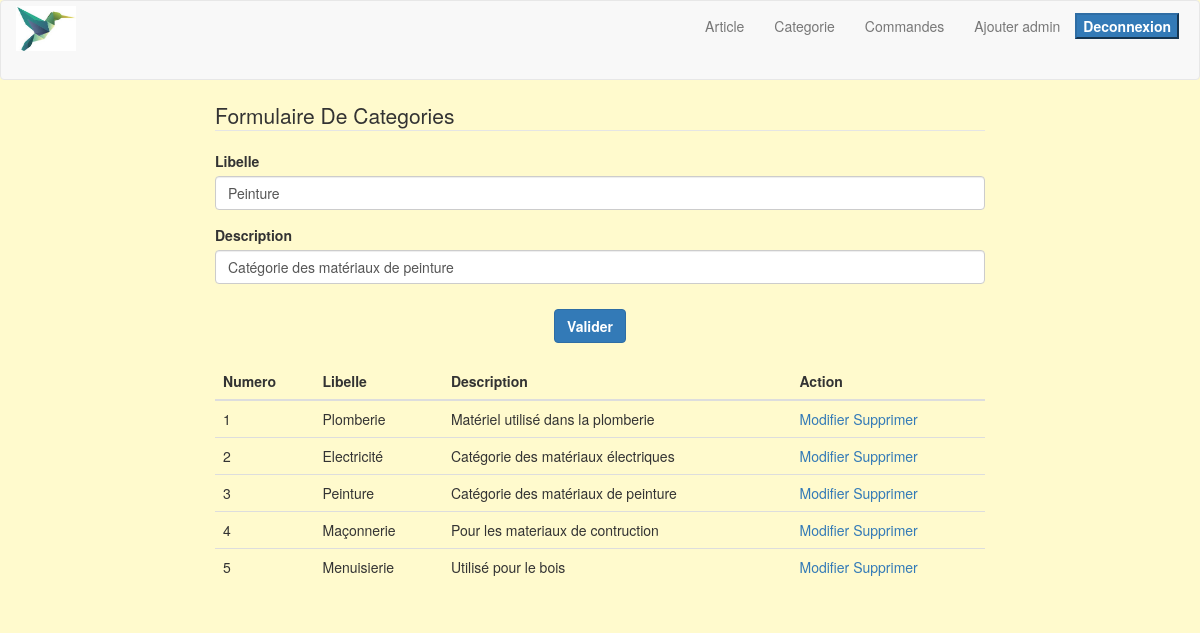
The app's page /categories.php?id=3 with its own data.
### tables this page shows
CREATE TABLE `categories` (
  `id` int(11) NOT NULL,
  `libelle` varchar(50) NOT NULL,
  `description` text NOT NULL
);

### categories.php (the view, shortened to what this page needs)
<?php
	include('menu.php');
	if (isset($_GET['id'])){
	$update="SELECT * FROM categories WHERE id=".$_GET['id'];
	$res=mysqli_query($link, $update);
	$dataU=mysqli_fetch_array($res);
}
?>
<!DOCTYPE html>
<html lang="fr">
	<head>
		<link rel="stylesheet" href="css/bootstrap.css" >
		<link rel="stylesheet" href="css/styles.css" >
	</head>
	<body>
		<div class="container-fluid">
			<div class="row">
				<div class="col-md-2"></div>
				<div class="col-md-8">
					<form action="" method="POST" role="form">
						<legend>Formulaire De Categories</legend>
						<div class="form-group">
							<label for="">Libelle</label>
							<input name="libelle" value="<?php if (isset ($_GET['id'])) echo $dataU['libelle']; ?>" type="text" class="form-control" id="libelle" placeholder="Entrer le libelle">
						</div>
						<div>
							<label for="">Description</label>
							<input name="description" value="<?php if (isset ($_GET['id'])) echo $dataU['description']; ?>" type="text" class="form-control" id="" placeholder="Donnez la description">
						</div>
						<div style="text-align: center;">
						<button name="btnValider" type="submit" class="btn btn-primary " id="btnValider">Valider</button>
						</div>
					</form>
				</div>
				<div class="col-md-2"></div>
			</div>
<br>
			<div class="row">
				<div class=" col-md-offset-2 col-md-8 ">
				<table class="table">
					<thead>
						<tr>
							<th>Numero</th>
							<th>Libelle</th>
							<th>Description</th>
							<th>Action</th>
						</tr>
					</thead>
					<tbody>
						<?php
							$n=1;
							$list=" SELECT * FROM categories";
							$res= mysqli_query($link,$list);
	while ($data = mysqli_fetch_array($res)){
						 ?>
						<tr>
							<td> <?php echo $n; ?> </td>
							<td><?php echo $data['libelle']; ?></td>
							<td><?php echo $data['description']; ?></td>
							<td>
								<a href="?id=<?php echo $data['id']; ?>">Modifier</a>
								<a href="?sup=<?php echo $data['id']; ?>">Supprimer</a>
							</td>
						</tr>
						<?php $n++;
						 } ?>
					</tbody>
				</table>
			</div>
			</div>
		</div>
</body>
</html>

### css/styles.css (style rules this page uses)
body { background-color: lemonchiffon; }
.btn-primary { margin-top: 25px; margin-right: 20px; font-weight: bold; }

### records on screen
categories: libelle "Peinture", description "Catégorie des matériaux de peinture"
categories: libelle "Plomberie", description "Matériel utilisé dans la plomberie"
categories: libelle "Electricité", description "Catégorie des matériaux électriques"
categories: libelle "Maçonnerie", description "Pour les materiaux de contruction"
categories: libelle "Menuisierie", description "Utilisé pour le bois"
